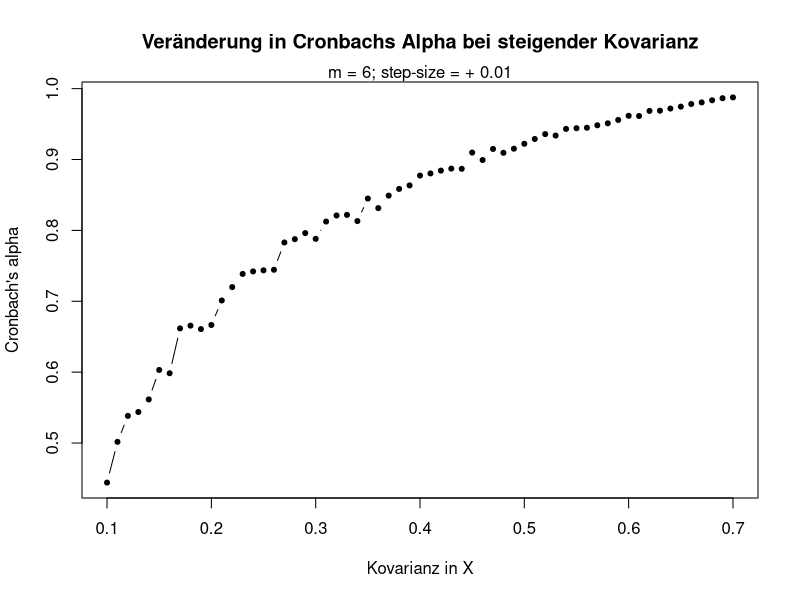
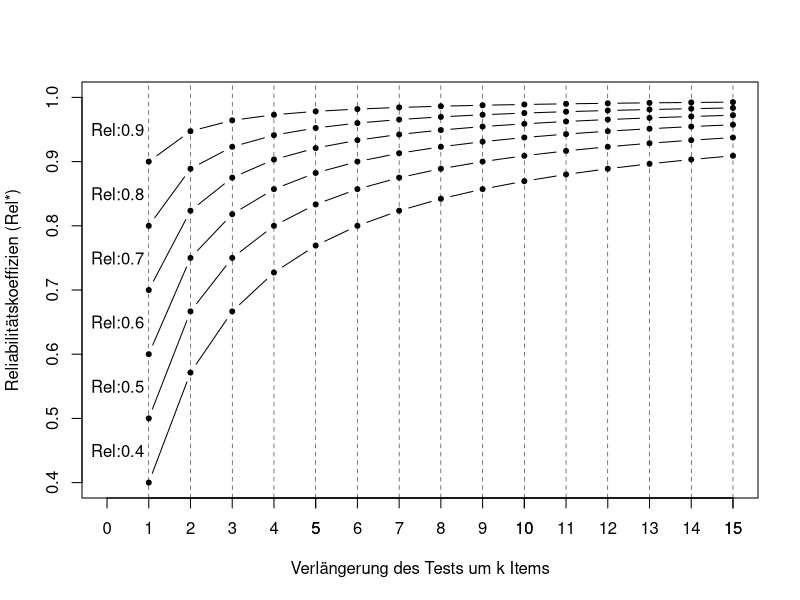
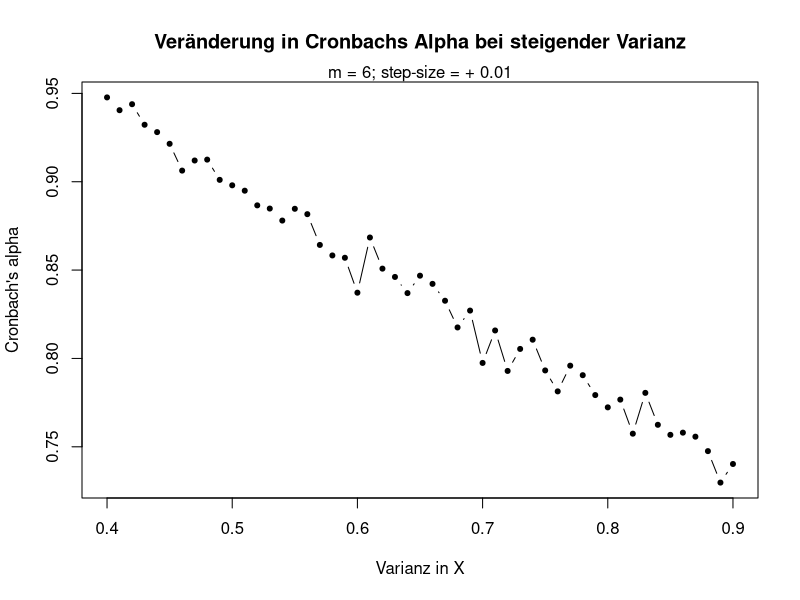

Here is the R script that generated these plots, in order:
## ---- chunk 1
knitr::opts_chunk$set(echo = TRUE)
## ---- chunk 2
set.seed(123)
## ---- chunk 3
# Tau-parallel
M <- 8
mu <- c(5,4,3,4,5,3,5,4)
# Kovarianzmatrix
Sigma <- matrix(
  c(.8, .5, .5, .5, .5, .5, .5, .5,
    .5, .8, .5, .5, .5, .5, .5, .5,
    .5, .5, .8, .5, .5, .5, .5, .5,
    .5, .5, .5, .8, .5, .5, .5, .5,
    .5, .5, .5, .5, .8, .5, .5, .5,
    .5, .5, .5, .5, .5, .8, .5, .5,
    .5, .5, .5, .5, .5, .5, .8, .5,
    .5, .5, .5, .5, .5, .5, .5, .8),
  M,M)
N <- 1e3
# Multivariate Half-Normal Distribution
X <- data.frame(abs(MASS::mvrnorm(N, mu, Sigma)))
## ---- chunk 4
set.seed(123)
even <- seq(1,8, by=2)
uneven <- seq(2,8, by=2)
rsx_even <- rowSums(X[,even])
rsx_uneven <- rowSums(X[,uneven])
# Halbtestreliabilität
(Rel_halb <- cor(rsx_even, rsx_uneven))
## ---- chunk 5
Rel_SBK <- function(X_p, X_q) {
  rs_p <- rowSums(X_p)
  rs_q <- rowSums(X_q)
  r <- cor(rs_p, rs_q)
  2 * r / (1+r)
}
## ---- chunk 6
set.seed(123)
N <- 1e3
X <- data.frame(MASS::mvrnorm(N, mu, Sigma))
even <- seq(1,8, by=2)
uneven <- seq(2,8, by=2)
X_p <- X[, even]
X_q <- X[, uneven]
Rel_SBK(X_p, X_q)
## ---- chunk 7
set.seed(123)
## ---- chunk 8
N <- 1e3
X <- data.frame(MASS::mvrnorm(N, mu, Sigma))
m <- length(X) ; seq <- seq(m)
rseq <- sample(seq, m, replace=FALSE)
X_p <- X[,rseq[1:4]]
X_q <- X[,rseq[5:8]]
rsx_p <- rowSums(X_p)
rsx_q <- rowSums(X_q)
(Rel_halb <- cor(rsx_p, rsx_q))
## ---- chunk 9
Rel_SBK(X_p, X_q)
## ---- chunk 10
set.seed(123)
## ---- chunk 11
# Essenziell Tau-Äquivalent
M <- 8
mu <- c(5,4,3,4,5,3,5,4)
# Kovarianzmatrix
Sigma <- matrix(
  c(1.8, .5, .5, .5, .5, .5, .5, .5,
    .5, 1.7, .5, .5, .5, .5, .5, .5,
    .5, .5, 1.8, .5, .5, .5, .5, .5,
    .5, .5, .5, 1.6, .5, .5, .5, .5,
    .5, .5, .5, .5, 1.6, .5, .5, .5,
    .5, .5, .5, .5, .5, 1.7, .5, .5,
    .5, .5, .5, .5, .5, .5, 1.8, .5,
    .5, .5, .5, .5, .5, .5, .5, 1.8),
  M,M)
N <- 1e3
# Multivariate Half-Normal Distribution
X <- data.frame(abs(MASS::mvrnorm(N, mu, Sigma)))
## ---- chunk 12
VCOV <- cov(X)
V_items <- diag(VCOV)
V_X <- sum(VCOV)
list("Gesamtvarianz" = round(V_X, 2),
     "Itemvarianz" = round(V_items,2))
## ---- chunk 13
alpha <- function(X) {
  VCOV <- cov(X) ; m <- length(X)
  V_x <- sum(VCOV) ; V_xi <- sum(diag(VCOV))
  m/(m-1) * (1-(V_xi/V_x))
}
## ---- chunk 14
set.seed(123)
N <- 1e3
X <- data.frame(MASS::mvrnorm(N, mu, Sigma))
alpha(X)
## ---- chunk 15
set.seed(123)
## ---- chunk 16
N <- 1e2
X <- data.frame(MASS::mvrnorm(N, mu, Sigma))
VCOV <- cov(X)
V_items <- diag(VCOV)
V_X <- sum(VCOV)
list("Gesamtvarianz" = round(V_X, 2),
     "Itemvarianz" = round(V_items,2))
## ---- chunk 17
alpha(X)
## ---- chunk 18
# Essenziell Tau-Äquivalent
M <- 6
mu <- c(5,4,3,4,5,3)
# Kovarianzmatrix
Sigma <- matrix(
  c(.8, .1, .1, .1, .1, .1,
    .1, .7, .1, .1, .1, .1,
    .1, .1, .8, .1, .1, .1,
    .1, .1, .1, .7, .1, .1,
    .1, .1, .1, .1, .8, .1,
    .1, .1, .1, .1, .1, .7),
  M,M)
N <- 1e3
# Multivariate Half-Normal Distribution
X <- data.frame(abs(MASS::mvrnorm(N, mu, Sigma)))
## ---- chunk 19
sigmas <- seq(0.1, 0.7, by=0.01)
sim_alpha <- function(sigma){
  M <- 6
  mu <- c(5,4,3,4,5,3)
  Sigma <- matrix(rep(sigma, M^2), M)
  diag(Sigma) <- rep(c(.8,.7), 3)
  N <- 1e3
  X <- data.frame(abs(MASS::mvrnorm(N, mu, Sigma)))
  alpha(X)
}
alphas <- lapply(sigmas, sim_alpha)
plot(sigmas, alphas, xlab="Kovarianz in X", ylab = "Cronbach's alpha",
     type="b", pch=20, main = "Veränderung in Cronbachs Alpha bei steigender Kovarianz")
mtext("m = 6; step-size = + 0.01")
## ---- chunk 20
set.seed(123)
## ---- chunk 21
# Essenziell Tau-Äquivalent
M <- 6
mu <- c(5,4,3,4,5,3)
# Kovarianzmatrix
Sigma <- matrix(
  c(.8, .4, .4, .4, .4, .4,
    .4, .7, .4, .4, .4, .4,
    .4, .4, .8, .4, .4, .4,
    .4, .4, .4, .7, .4, .4,
    .4, .4, .4, .4, .8, .4,
    .4, .4, .4, .4, .4, .7),
  M,M)
N <- 1e3
# Multivariate Half-Normal Distribution
X <- data.frame(abs(MASS::mvrnorm(N, mu, Sigma)))
## ---- chunk 22
alpha(X)
## ---- chunk 23
calc_k <- function(Rel_ast, Rel) {
 (Rel_ast * (1-Rel)) / (Rel * (1 -Rel_ast))
}
Rel_ast <- 0.99
Rel <- 0.87
calc_k(Rel_ast, Rel)
## ---- chunk 24
calc_Rel_ast <- function(k, Rel) {
  (k * Rel) / (1 + (k-1) * Rel)
}
ks <- 1:15
plot(c(0,15), c(0.4,1), type = "n",
     xlab="Verlängerung des Tests um k Items",
     ylab="Reliabilitätskoeffizien (Rel*)")
axis(1, at = ks)
rs <- seq(0.4, 0.9, by=0.1)
lapply(rs, function(r) points(ks, lapply(ks, function(k) calc_Rel_ast(k, r)), 
                              type = "b", pch=20))
text(0.25, rs + 0.05, paste0("Rel:", rs))
abline(v = ks, lty=2, lwd=.5)
## ---- chunk 25
# Essenziell Tau-Äquivalent
M <- 6
mu <- c(5,4,3,4,5,3)
# Kovarianzmatrix
Sigma <- matrix(
  c(.2, .1, .1, .1, .1, .1,
    .1, .2, .1, .1, .1, .1,
    .1, .1, .2, .1, .1, .1,
    .1, .1, .1, .2, .1, .1,
    .1, .1, .1, .1, .2, .1,
    .1, .1, .1, .1, .1, .2),
  M,M)
N <- 1e3
# Multivariate Half-Normal Distribution
X <- data.frame(abs(MASS::mvrnorm(N, mu, Sigma)))
## ---- chunk 26
sim_alpha <- function(sigma_sq){
  M <- 6
  mu <- c(5,4,3,4,5,3)
  Sigma <- matrix(rep(0.3, M^2), M)
  diag(Sigma) <- rep(sigma_sq, M)
  N <- 1e3
  X <- data.frame(abs(MASS::mvrnorm(N, mu, Sigma)))
  alpha(X)
}
sigma_sqs <- seq(0.4, 0.9, by = 0.01)
alphas <- lapply(sigma_sqs, sim_alpha)
plot(sigma_sqs, alphas, xlab="Varianz in X", ylab = "Cronbach's alpha",
     type="b", pch=20, main = "Veränderung in Cronbachs Alpha bei steigender Varianz")
mtext("m = 6; step-size = + 0.01")
## ---- chunk 27
if(!requireNamespace("MASS", quietly = TRUE)) {
  msg <- "'MASS' is not installed, want to install it? Type 'yes' or 'no'."
  answer <- readline(prompt = message(msg))
  no_msg <- "Did not install the package `MASS`."
  switch(answer,
         yes = install.packages("MASS"),
         no = stop(no_msg, call. = FALSE),
         stop("Please answer 'yes' or 'no'." ))
} else {
 message("`MASS is already installed!") ; Sys.sleep(1)
 message("Time to rock!\n(*weird guitar sound*)")
}
## ---- chunk 28
M <- 4
mu <- rep(5,M)
# Covariance Matrix
Sigma <- matrix(
  c(.8, .5, .5, .5,
    .5, .8, .5, .5,
    .5, .5, .8, .5,
    .5, .5, .5, .8),
  M,M)
N <- 1e5
X <- data.frame(MASS::mvrnorm(N, mu, Sigma))

# Spaltenmittelwerte (gerundet)
round(colMeans(X), digits = 1)
# Kovarianzmatrix
round(cov(X), digits = 1)
## ---- chunk 29
M <- 4
mu <- c(5,4,3,4)
# Kovarianzmatrix
Sigma <- matrix(
  c(.8, .5, .5, .5,
    .5, .8, .5, .5,
    .5, .5, .8, .5,
    .5, .5, .5, .8),
  M,M)
N <- 1e5
X <- data.frame(MASS::mvrnorm(N, mu, Sigma))

# Spaltenmittelwerte (gerundet)
round(colMeans(X), digits = 1)
# Kovarianzmatrix
round(cov(X), digits = 1)
## ---- chunk 30
M <- 4
mu <- rep(5,M)
# Kovarianzmatrix
Sigma <- matrix(
  c(.7, .5, .5, .5,
    .5, .8, .5, .5,
    .5, .5, .7, .5,
    .5, .5, .5, .6),
  M,M)
N <- 1e5
X <- data.frame(MASS::mvrnorm(N, mu, Sigma))

# Spaltenmittelwerte (gerundet)
round(colMeans(X), digits = 1)
# Kovarianzmatrix
round(cov(X), digits = 1)
## ---- chunk 31
M <- 4
mu <- c(5,4,3,4)
# Kovarianzmatrix
Sigma <- matrix(
  c(.7, .5, .5, .5,
    .5, .8, .5, .5,
    .5, .5, .7, .5,
    .5, .5, .5, .6),
  M,M)
N <- 1e5
X <- data.frame(MASS::mvrnorm(N, mu, Sigma))

# Spaltenmittelwerte (gerundet)
round(colMeans(X), digits = 1)
# Kovarianzmatrix
round(cov(X), digits = 1)
## ---- chunk 32
M <- 4
mu <- c(5,4,3,4)
# Kovarianzmatrix
Sigma <- matrix(
  c(.7, .5, .6, .7,
    .5, .8, .5, .6,
    .6, .5, .7, .5,
    .7, .6, .5, .8),
  M,M)
N <- 1e5
X <- data.frame(MASS::mvrnorm(N, mu, Sigma))

# Spaltenmittelwerte (gerundet)
round(colMeans(X), digits = 1)
# Kovarianzmatrix
round(cov(X), digits = 1)
